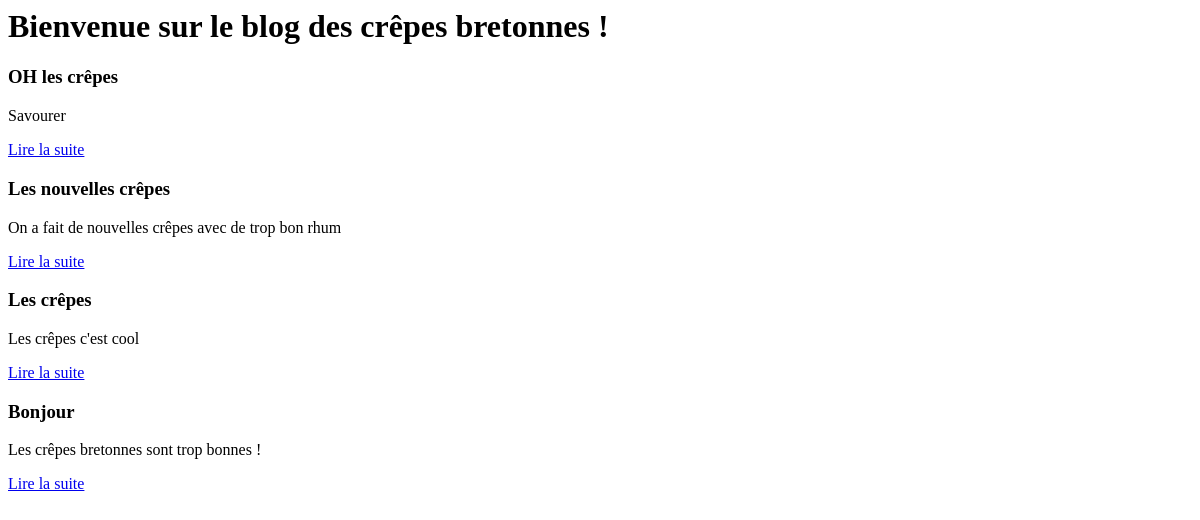
/blog/, run on an earlier commit of the app's database.
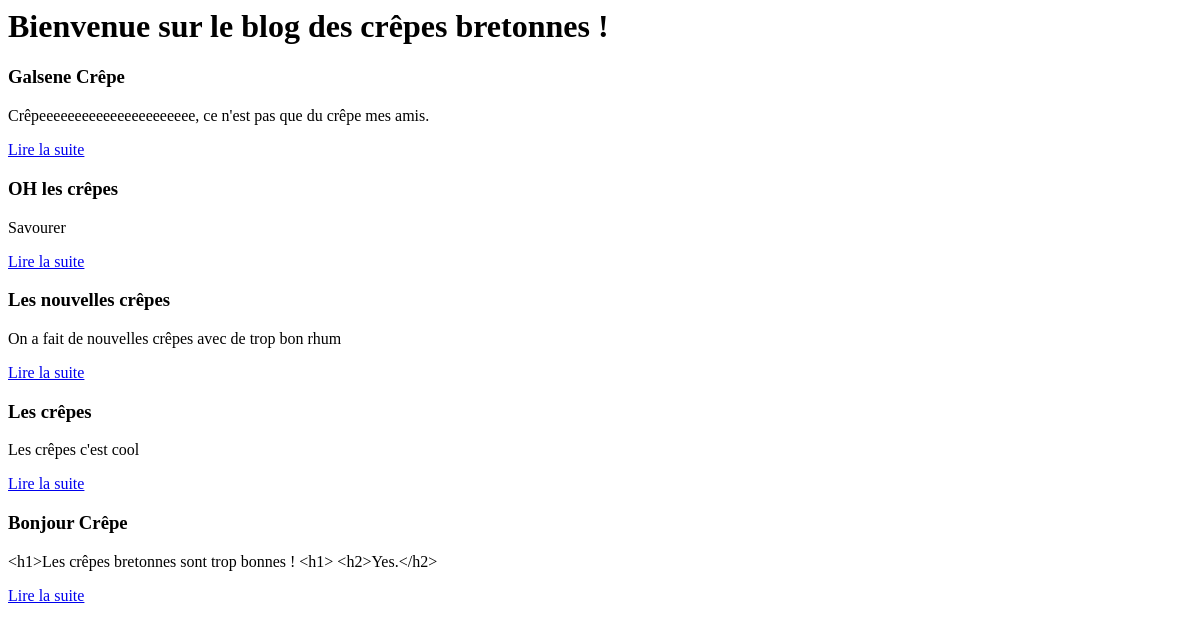
And on a later commit of the database.
### blog/models.py (models this page shows, shortened)
class Article(models.Model):
    titre = models.CharField(max_length=100)
    auteur = models.CharField(max_length=42)
    contenu = models.TextField(null=True)
    date = models.DateTimeField(default=timezone.now,
                                verbose_name="Date de parution")
    slug = models.SlugField(max_length=100)
    categorie = models.ForeignKey("Categorie",on_delete=models.CASCADE) # ManyToOne
    class Meta: # Classe spéciale permettant de rajouter des infos
        verbose_name = "Article"
        ordering = ["-date"]

### blog/views.py (the view)
# urls.py: path('', views.accueil, name='accueil'),
def accueil(request):
    articles = Article.objects.all() # Nous sélectionnons tous nos articles
    return render(request, 'blog/accueil.html', {'derniers_articles': articles})

### blog/templates/blog/accueil.html
<h1>Bienvenue sur le blog des crêpes bretonnes !</h1>
{% for article in derniers_articles %}
    <div class="article">
    	<h3>{{ article.titre }}</h3>
    	<p>{{ article.contenu|truncatewords_html:80 }}</p>
        <p><a href="{% url 'lire' id=article.id slug=article.slug %}">Lire la suite</a></p>
    </div>
{% empty %}
    <p>Aucun article.</p>
{% endfor %}

What changed in the data, as far as the page shows it:
added Article: titre "Galsene Crêpe", contenu "Crêpeeeeeeeeeeeeeeeeeeeeee, ce n'est pas que du crêpe mes amis."
changed Article: titre "Bonjour" → "Bonjour Crêpe"; contenu "Les crêpes bretonnes sont trop bonnes !" → "<h1>Les crêpes bretonnes sont trop bonnes ! <h1> <h2>Yes.</h2>"
